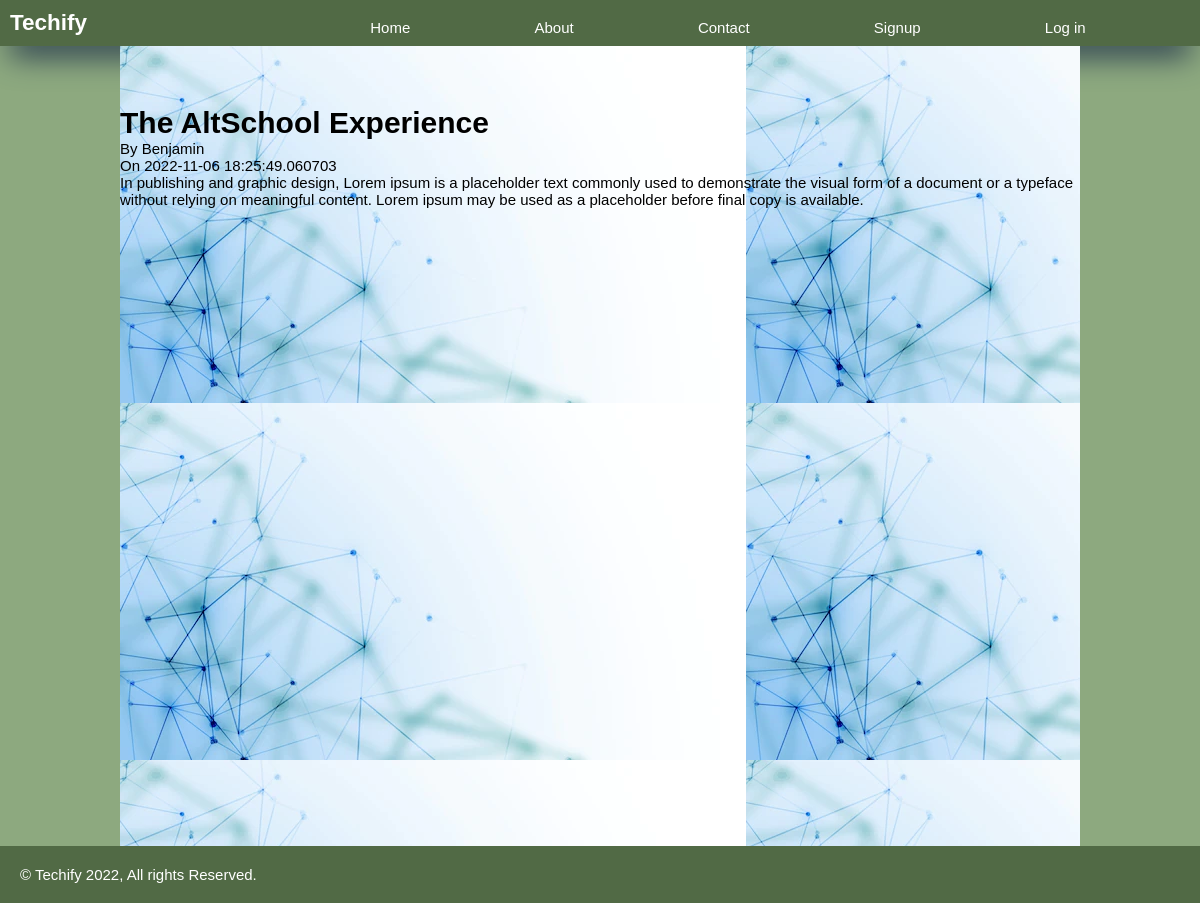
The page /post/5 on the database its author committed.
### app.py (models this page shows)
class Blog(db.Model, UserMixin):
    id = db.Column(db.Integer(), primary_key=True)
    title = db.Column(db.String(100), nullable=False)
    post = db.Column(db.Text, nullable=False)
    author = db.Column(db.String(50), nullable=False, default='N/A')
    date_posted = db.Column(db.DateTime, nullable=False, default=datetime.utcnow)

### app.py (the view)
@app.route('/post/<int:id>', methods=['POST', 'GET'])
def read_more(id):
    post = Blog.query.get_or_404(id)
    return render_template('read_more.html', post=post)

### templates/read_more.html
{% extends 'base.html' %}
{% block content %}
    {% if post.author == current_user.first_name %}
    <h1>{{post.title}}</h1>
    <p>By {{post.author}}</p>
    <p>On {{post.date_posted}}</p>
    <div class="post">
        <p>{{post.post}}</p>
        <div class="btn-edit">
        <a href="{{url_for('edit', id=post.id)}}">Update Post</a>
        <a href="{{url_for('delete_post', id=post.id)}}">Delete Post</a>
        </div>
    </div>
    {% else %}
    <h1>{{post.title}}</h1>
    <p>By {{post.author}}</p>
    <p>On {{post.date_posted}}</p>
    <div class="post">
        <p>{{post.post}}</p>
    </div>
    {% endif %}
{% endblock content %}

### static/css/main.css (style rules this page uses)
* { font-family: Arial, Helvetica, sans-serif; padding: 0; margin: 0; box-sizing: border-box; }
body { background: hsl(0, 0%, 95%); font-size: 15px; font-family: 'Big Shoulders Display', cursive; font-family: 'Lexend Deca', sans-serif; font-weight: 400; background-color: #8da97f; background-size: cover; }

### rows shown on the page
Blog: title "The AltSchool Experience", author "Benjamin", date_posted "2022-11-06 18:25:49.060703", post "In publishing and graphic design, Lorem ipsum is a placeholder text commonly used to demonstrate the visual form of a document or a typeface without relying on meaningful content. Lorem ipsum may be used as a placeholder before final copy is available."
